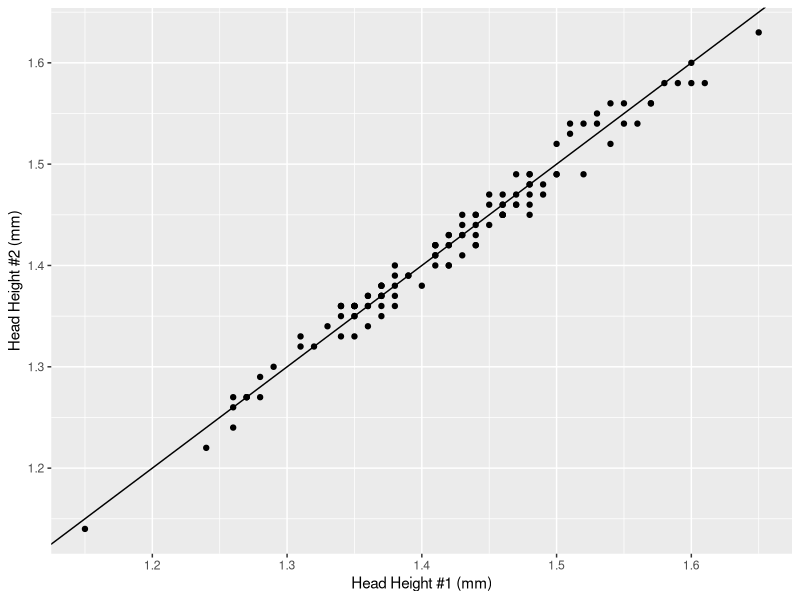

Write R code to recreate this figure.
## ---- chunk 1
library(knitr)
knitr::opts_chunk$set(cache = TRUE)
library(readxl)
library(ggplot2)
library(cowplot)
library(tidyverse)
## ---- chunk 2
M <- read_excel("../data/G44_Morphometrics.xlsx")
ggplot(M, aes(HeadHt1, HeadHt2)) +
  geom_abline(slope = 1, intercept = 0) +
  geom_point() +
  xlab("Head Height #1 (mm)") +
  ylab("Head Height #2 (mm)")
## ---- chunk 3
Heads <- data.frame(HeadHt = c(M$HeadHt1, M$HeadHt2),
                      MouseID = factor(c(M$MouseID, M$MouseID)))
Heads <- Heads %>% drop_na()
fm <- aov(HeadHt ~ MouseID, data = Heads)
print(S <- summary(fm), digits = 5)
var_a <- (S[[1]]$'Mean Sq'[1] - S[[1]]$'Mean Sq'[2]) / 2
var_a / (var_a + S[[1]]$'Mean Sq'[2])
## ---- chunk 4
library(nlme)
fm_lme <- lme(HeadHt ~ 1,
              random = ~ 1 | MouseID,
              data = Heads,
              method = "ML")
## ---- chunk 5
head(coef(fm_lme))

MouseMeans <- Heads %>% group_by(MouseID) %>% summarize(mean(HeadHt)) 
## ---- chunk 6
(varcomps <- VarCorr(fm_lme))
var.among <- as.numeric(varcomps[1, 1])
var.within <- as.numeric(varcomps[2, 1])
var.among / (var.among + var.within)

print(var(MouseMeans[,2]),digits=4)
print(var.among, digits=4)

MouseVars <- Heads %>% group_by(MouseID) %>% summarize(var(HeadHt)) 
MouseVars<-as.data.frame(MouseVars)

print(mean(as.numeric(MouseVars[,2])),digits=4)
print(var.within, digits=4)

